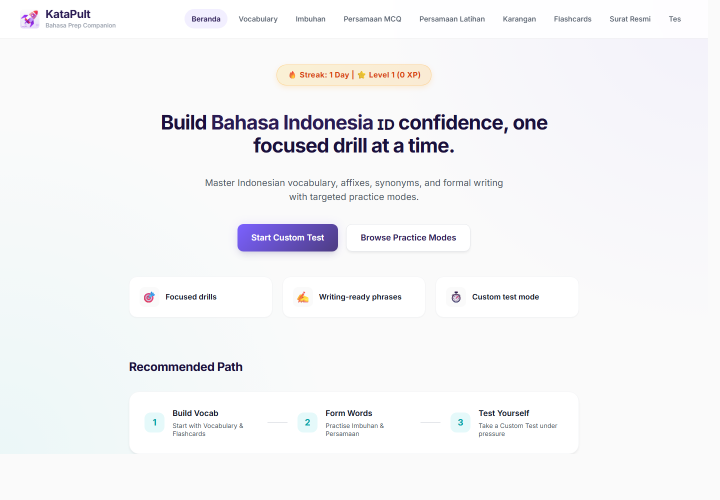
#> input picture award-demo-assets/01-home.png, 1440 x 1000 px (shown at 1/2 size); its folder holds 8 pictures in this run; the run also reads 1 picture not shown here
$ python create_professional_katapul_deck.py
#> lines starting #> are read from the running program, lines starting #| are printed output that depends on the picture
from pathlib import Path
from zipfile import ZipFile
import shutil

from PIL import Image, ImageDraw, ImageFont, ImageFilter
from pptx import Presentation
from pptx.dml.color import RGBColor
from pptx.enum.shapes import MSO_SHAPE
from pptx.enum.text import MSO_AUTO_SIZE, PP_ALIGN
from pptx.util import Inches, Pt

ROOT = Path(__file__).resolve().parents[1]
ASSETS = ROOT / "award-demo-assets"
PACKAGE = ROOT / "product-showcase-package"
SLIDE_DIR = PACKAGE / "katapult_professional_deck_slides"
PPTX_PATH = PACKAGE / "KataPult_Professional_Product_Deck_8slides.pptx"

W, H = 1600, 900

COL = {
    "bg": "#F7F9FC",
    "paper": "#FFFFFF",
    "navy": "#111827",
    "ink": "#172033",
    "muted": "#647084",
    "line": "#D9E0EA",
    "soft": "#EEF3F8",
    "lime": "#A6D83A",
    "cyan": "#36BDD3",
    "purple": "#6D5BD0",
    "amber": "#F5B84B",
}


def font(size, weight="regular"):
    paths = {
        "light": ["C:/Windows/Fonts/segoeuisl.ttf", "C:/Windows/Fonts/segoeuil.ttf", "C:/Windows/Fonts/calibril.ttf"],
        "regular": ["C:/Windows/Fonts/segoeui.ttf", "C:/Windows/Fonts/calibri.ttf", "C:/Windows/Fonts/arial.ttf"],
        "bold": ["C:/Windows/Fonts/segoeuib.ttf", "C:/Windows/Fonts/calibrib.ttf", "C:/Windows/Fonts/arialbd.ttf"],
    }
    for p in paths[weight]:
        if Path(p).exists():
            return ImageFont.truetype(p, size)
    return ImageFont.load_default()


F = {
    "kicker": font(17, "bold"),
    "display": font(56, "light"),
    "h1": font(44, "light"),
    "h2": font(28, "bold"),
    "body": font(22, "regular"),
    "body_b": font(22, "bold"),
    "small": font(17, "regular"),
    "small_b": font(17, "bold"),
    "tiny": font(13, "regular"),
    "metric": font(42, "bold"),
}


def rgb(hex_color):
    hex_color = hex_color.lstrip("#")
    return tuple(int(hex_color[i : i + 2], 16) for i in (0, 2, 4))


def rgba(hex_color, alpha=255):
    return rgb(hex_color) + (alpha,)


def rounded(draw, box, fill, outline=None, radius=22, width=1):
    draw.rounded_rectangle(box, radius=radius, fill=fill, outline=outline, width=width)


def text(draw, xy, value, fnt, fill, anchor=None):
    draw.text(xy, value, font=fnt, fill=fill, anchor=anchor)


def wrap_lines(draw, value, fnt, max_width):
    lines, cur = [], ""
    for word in str(value).split():
        candidate = (cur + " " + word).strip()
        if draw.textbbox((0, 0), candidate, font=fnt)[2] <= max_width:
            cur = candidate
        else:
            if cur:
                lines.append(cur)
            cur = word
    if cur:
        lines.append(cur)
    return lines


def para(draw, xy, value, fnt, fill, max_width, gap=7):
    x, y = xy
    for line in wrap_lines(draw, value, fnt, max_width):
        text(draw, (x, y), line, fnt, fill)
        y += fnt.size + gap
    return y


def shadow(layer, box, blur=18, alpha=45, radius=24):
    sh = Image.new("RGBA", layer.size, (0, 0, 0, 0))
    sd = ImageDraw.Draw(sh, "RGBA")
    sd.rounded_rectangle(box, radius=radius, fill=(15, 23, 42, alpha))
    sh = sh.filter(ImageFilter.GaussianBlur(blur))
    layer.alpha_composite(sh)


def base(slide_no, section):
    img = Image.new("RGBA", (W, H), rgba(COL["bg"]))
    d = ImageDraw.Draw(img, "RGBA")
    d.rectangle((0, 0, W, 88), fill=COL["navy"])
    d.rectangle((0, 88, W, 92), fill=COL["lime"])
    text(d, (76, 30), "KataPult", F["body_b"], COL["paper"])
    text(d, (204, 32), section, F["small"], "#B8C2D2")
    text(d, (W - 76, 32), f"{slide_no:02d}", F["small_b"], "#B8C2D2", anchor="ra")
    return img


def title_block(draw, kicker, title, subtitle=None, x=76, y=128, width=660):
    text(draw, (x, y), kicker.upper(), F["kicker"], COL["cyan"])
    y = para(draw, (x, y + 34), title, F["display"], COL["ink"], width, gap=5)
    if subtitle:
        para(draw, (x, y + 18), subtitle, F["body"], COL["muted"], width, gap=6)


def card(draw, box, title=None, body=None, accent=None):
    rounded(draw, box, COL["paper"], outline=COL["line"], radius=22)
    if accent:
        draw.rounded_rectangle((box[0] + 22, box[1] + 22, box[0] + 28, box[3] - 22), radius=3, fill=accent)
        tx = box[0] + 48
    else:
        tx = box[0] + 26
    if title:
        text(draw, (tx, box[1] + 22), title, F["body_b"], COL["ink"])
    if body:
        para(draw, (tx, box[1] + 58), body, F["small"], COL["muted"], box[2] - tx - 24, gap=4)


def metric(draw, box, value, label, note=None, accent=COL["lime"]):
    rounded(draw, box, COL["paper"], outline=COL["line"], radius=20)
    text(draw, (box[0] + 26, box[1] + 22), value, F["metric"], accent)
    text(draw, (box[0] + 26, box[1] + 72), label, F["small_b"], COL["ink"])
    if note:
        para(draw, (box[0] + 26, box[1] + 102), note, F["tiny"], COL["muted"], box[2] - box[0] - 52, gap=3)


def screenshot(name, size):
    im = Image.open(ASSETS / name).convert("RGBA")
    im.thumbnail(size)
    canvas = Image.new("RGBA", size, rgba(COL["paper"]))
    canvas.alpha_composite(im, ((size[0] - im.width) // 2, (size[1] - im.height) // 2))
    return canvas


def browser(layer, box, name):
    shadow(layer, box, blur=18, alpha=52, radius=26)
    d = ImageDraw.Draw(layer, "RGBA")
    rounded(d, box, COL["paper"], outline=COL["line"], radius=26)
    d.rounded_rectangle((box[0], box[1], box[2], box[1] + 44), radius=26, fill=COL["soft"])
    for i, c in enumerate(["#F16B6B", "#F5C445", "#4FD08B"]):
        d.ellipse((box[0] + 24 + i * 26, box[1] + 16, box[0] + 38 + i * 26, box[1] + 30), fill=c)
    d.rounded_rectangle((box[0] + 160, box[1] + 16, box[2] - 34, box[1] + 30), radius=7, fill="#DCE5EF")
    shot = screenshot(name, (box[2] - box[0] - 34, box[3] - box[1] - 58))
    layer.alpha_composite(shot, (box[0] + 17, box[1] + 52))


def formula(draw, box, title, body):
    rounded(draw, box, "#F2F7FB", outline=COL["line"], radius=18)
    text(draw, (box[0] + 24, box[1] + 20), title, F["small_b"], COL["ink"])
    para(draw, (box[0] + 24, box[1] + 52), body, F["tiny"], COL["muted"], box[2] - box[0] - 48, gap=4)


def slide_01():
    img = base(1, "Executive Summary")
    d = ImageDraw.Draw(img, "RGBA")
    title_block(d, "Product overview", "Bahasa I2 practice,\nstructured by component.", "KataPult helps learners move from scattered resources to targeted, repeatable practice.", width=690)
    browser(img, (870, 150, 1510, 620), "01-home.png")
    metric(d, (76, 520, 286, 675), "1,554*", "drill / daily pool", "Vocabulary + imbuhan + persamaan")
    metric(d, (316, 520, 526, 675), "971**", "custom-test bank", "Imbuhan + persamaan only")
    metric(d, (556, 520, 766, 675), "40++", "learners", "Across at least 4 entities")
    text(d, (76, 806), "* Drill pool excludes revision-only modules. ** Custom tests draw from question-form components.", F["tiny"], COL["muted"])
    return img


def slide_02():
    img = base(2, "Problem")
    d = ImageDraw.Draw(img, "RGBA")
    title_block(d, "Context", "The issue was not content.\nIt was practice quality.", "Useful material existed, but preparation was spread across notes, PDFs, screenshots, links, Quizlet sets and LLM prompts.", width=740)
    cols = [
        ("Scattered inputs", "Resources lived in separate places, making it hard to restart quickly."),
        ("Passive revision", "Reading and collecting examples did not force retrieval."),
        ("No shared visibility", "There was no easy way to see what was practised or where time was spent."),
    ]
    for i, (h, b) in enumerate(cols):
        x = 76 + i * 485
        card(d, (x, 545, x + 430, 725), h, b, accent=[COL["cyan"], COL["lime"], COL["amber"]][i])
    formula(d, (940, 190, 1488, 386), "Operational problem", "Each learner could prepare independently, but the organisation did not get a reusable practice surface or usage signal from that effort.")
    return img


def slide_03():
    img = base(3, "Solution Model")
    d = ImageDraw.Draw(img, "RGBA")
    title_block(d, "Workflow", "One repeatable practice loop.", "The app is organised around what a learner does in a short session.", width=640)
    steps = [
        ("1", "Choose component", "Vocabulary, imbuhan, persamaan, writing, surat rasmi or flashcards."),
        ("2", "Practise actively", "Answer targeted questions instead of rereading long notes."),
        ("3", "Review feedback", "See what to repeat and which weak area to revisit."),
        ("4", "Track usage", "Capture section visits and time spent as adoption evidence."),
    ]
    for i, (num, h, b) in enumerate(steps):
        x = 76 + (i % 2) * 390
        y = 420 + (i // 2) * 155
        rounded(d, (x, y, x + 54, y + 54), COL["lime"], radius=14)
        text(d, (x + 27, y + 27), num, F["small_b"], COL["navy"], anchor="mm")
        card(d, (x + 74, y - 8, x + 370, y + 120), h, b)
    browser(img, (910, 164, 1510, 650), "01-home.png")
    return img


def slide_04():
    img = base(4, "Practice Bank")
    d = ImageDraw.Draw(img, "RGBA")
    title_block(d, "Scale and definitions", "The numbers are counted\nby use case.", "This slide prevents the common confusion between total drill pool, custom-test bank and revision modules.", width=760)
    metric(d, (76, 395, 316, 555), "1,554*", "drill / daily pool", "583 vocabulary + 666 imbuhan + 305 persamaan")
    metric(d, (346, 395, 586, 555), "971**", "custom-test bank", "666 imbuhan + 305 persamaan")
    metric(d, (616, 395, 856, 555), "3", "revision surfaces", "Karangan phrases, surat rasmi and flashcards", accent=COL["cyan"])
    table_x, table_y = 940, 150
    rows = [
        ("Vocabulary", "583", "Drill / daily pool"),
        ("Imbuhan", "666", "Drill / daily + custom tests"),
        ("Persamaan", "305", "Drill / daily + custom tests"),
        ("Karangan", "297", "Writing phrases / revision"),
        ("Surat rasmi", "8 sections", "Templates and structure"),
        ("Flashcards", "23 sets", "Recall and review"),
    ]
    rounded(d, (table_x, table_y, 1500, 680), COL["paper"], outline=COL["line"], radius=22)
    text(d, (table_x + 28, table_y + 26), "Component", F["small_b"], COL["muted"])
    text(d, (table_x + 248, table_y + 26), "Scale", F["small_b"], COL["muted"])
    text(d, (table_x + 374, table_y + 26), "Use", F["small_b"], COL["muted"])
    for i, row in enumerate(rows):
        y = table_y + 72 + i * 62
        d.line((table_x + 24, y - 16, 1476, y - 16), fill=COL["line"], width=1)
        text(d, (table_x + 28, y), row[0], F["small_b"], COL["ink"])
        text(d, (table_x + 248, y), row[1], F["small_b"], COL["ink"])
        text(d, (table_x + 374, y), row[2], F["small"], COL["muted"])
    text(d, (76, 622), "* 583 + 666 + 305 = 1,554. ** 666 + 305 = 971.", F["body_b"], COL["ink"])
    para(d, (76, 662), "Karangan, surat rasmi and flashcards are shown separately because they are revision surfaces, not custom-test question banks.", F["small"], COL["muted"], 770, gap=5)
    return img


def slide_05():
    img = base(5, "Feature 1")
    d = ImageDraw.Draw(img, "RGBA")
    title_block(d, "Exam-skill modules", "Learners practise\nthe exact weak area.", "This is not a generic language app: each section maps to an I2-relevant practice need.", width=660)
    browser(img, (890, 144, 1510, 610), "04-persamaan.png")
    modules = [
        ("Vocabulary", "Meaning and usage", "583 items"),
        ("Imbuhan", "Word formation", "666 items"),
        ("Persamaan", "Synonym precision", "305 items"),
        ("Karangan", "Ready phrases", "297 phrases"),
        ("Surat rasmi", "Structure and tone", "8 sections"),
        ("Flashcards", "Recall and review", "23 sets"),
    ]
    for i, (h, b, m) in enumerate(modules):
        x = 76 + (i % 2) * 345
        y = 392 + (i // 2) * 120
        card(d, (x, y, x + 305, y + 94), h, f"{b}\n{m}", accent=COL["lime"] if h in {"Imbuhan", "Persamaan"} else COL["cyan"])
    return img


def slide_06():
    img = base(6, "Feature 2")
    d = ImageDraw.Draw(img, "RGBA")
    title_block(d, "Focused custom drills", "A weak area becomes\na short test.", "Custom tests use the 971-item bank from imbuhan and persamaan question items.", width=700)
    browser(img, (840, 132, 1510, 626), "06-test-setup.png")
    formula(d, (76, 392, 740, 484), "Custom-test math", "666 imbuhan items + 305 persamaan items = 971 custom-test items.")
    steps = [
        ("Choose", "Select imbuhan or persamaan."),
        ("Set length", "Run 5, 10 or 20 questions depending on available time."),
        ("Review", "Use mistakes to decide what to repeat next."),
    ]
    for i, (h, b) in enumerate(steps):
        x = 76 + i * 255
        card(d, (x, 540, x + 220, 690), h, b, accent=COL["lime"] if i == 1 else COL["cyan"])
    return img


def slide_07():
    img = base(7, "Feature 3")
    d = ImageDraw.Draw(img, "RGBA")
    title_block(d, "Daily practice and usage", "Keep sessions small.\nMake behaviour visible.", "Daily challenge draws from the 1,554-item pool; tracking records what users actually visit and practise.", width=760)
    browser(img, (890, 132, 1510, 626), "07-daily-challenge.png")
    metric(d, (76, 414, 286, 564), "10", "daily questions", "Small enough for a quick session")
    metric(d, (316, 414, 526, 564), "1,554*", "daily pool", "Vocabulary + imbuhan + persamaan")
    metric(d, (556, 414, 766, 564), "5-10", "minutes", "Designed around pockets of time")
    card(d, (76, 622, 766, 746), "What can be observed", "Section visits, time spent by section, total session duration, active days and adoption across entities.", accent=COL["cyan"])
    return img


def slide_08():
    img = base(8, "Demo and Value")
    d = ImageDraw.Draw(img, "RGBA")
    title_block(d, "How to present it", "Demo the learner flow,\nthen show the evidence.", "A clean 10-minute prep path, followed by the usage signal.", width=760)
    flow = [
        ("1", "Open dashboard", "Shows all practice paths in one place."),
        ("2", "Pick weak area", "Jump straight to vocabulary, imbuhan or persamaan."),
        ("3", "Run custom drill", "Turn a weak area into a short test."),
        ("4", "Check usage", "Show section and time tracking once enough data accumulates."),
    ]
    for i, (num, h, b) in enumerate(flow):
        y = 388 + i * 88
        rounded(d, (86, y, 126, y + 44), COL["lime"], radius=12)
        text(d, (106, y + 22), num, F["small_b"], COL["navy"], anchor="mm")
        text(d, (152, y), h, F["body_b"], COL["ink"])
        text(d, (152, y + 30), b, F["small"], COL["muted"])
    browser(img, (890, 132, 1510, 516), "01-home.png")
    metric(d, (890, 570, 1060, 716), "40++", "learners", "Known adoption signal")
    metric(d, (1085, 570, 1255, 716), "4+", "entities", "Cross-team use")
    metric(d, (1280, 570, 1510, 716), "Ready", "analytics", "Usage evidence as logging matures")
    return img


SLIDES = [
    ("01_executive_summary", slide_01),
    ("02_problem", slide_02),
    ("03_solution_loop", slide_03),
    ("04_practice_bank_math", slide_04),
    ("05_exam_modules", slide_05),
    ("06_custom_drills", slide_06),
    ("07_daily_usage", slide_07),
    ("08_demo_value", slide_08),
]


def save_slide(img, name):
    SLIDE_DIR.mkdir(parents=True, exist_ok=True)
    out = SLIDE_DIR / f"{name}.png"
    img.convert("RGB").save(out, quality=95)
    return out


def build_ppt(paths):
    prs = Presentation()
    prs.slide_width = Inches(13.333333)
    prs.slide_height = Inches(7.5)
    blank = prs.slide_layouts[6]

    def sx(px):
        return Inches(px / W * 13.333333)

    def sy(px):
        return Inches(px / H * 7.5)

    def pbox(box):
        x1, y1, x2, y2 = box
        return sx(x1), sy(y1), sx(x2 - x1), sy(y2 - y1)

    def ppt_color(hex_color):
        return RGBColor(*rgb(hex_color))

    # [16 lines left out: functions style_shape, rect, not called in this run]

    def oval(slide, box, fill):
        shp = slide.shapes.add_shape(MSO_SHAPE.OVAL, *pbox(box))
        return style_shape(shp, fill)

    # [212 lines left out: functions add_text, base_native, title_native, card_native, metric_native, formula_native and 10 more, not called in this run]

    for builder in [
        build_slide_01,
        build_slide_02,
        build_slide_03,
        build_slide_04,
        build_slide_05,
        build_slide_06,
        build_slide_07,
        build_slide_08,
    ]:
        builder()

    prs.save(PPTX_PATH)


def main():
    if SLIDE_DIR.exists():
        shutil.rmtree(SLIDE_DIR)
    paths = [save_slide(factory(), name) for name, factory in SLIDES]
#> in shadow, `sh = Image.new("RGBA", layer.size, (0, 0, 0, 0))`: sh: PIL image 1600x900 RGBA; every value is 0
#> in screenshot, `canvas = Image.new("RGBA", size, rgba(COL["paper"]))`: canvas: PIL image 606x412 RGBA; every value is 255
#> call 2 of shadow, with box = (910, 164, 1510, 650), blur = 18, alpha = 52, radius = 26
#> in shadow (call 2), `sh = sh.filter(ImageFilter.GaussianBlur(blur))`:
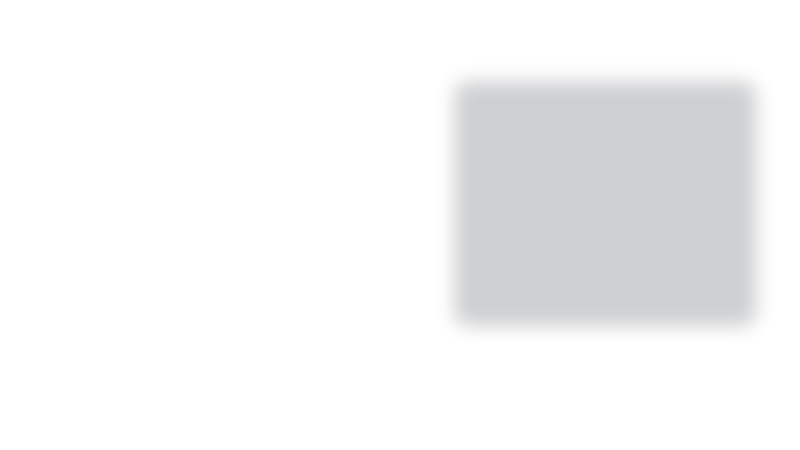
#> sh: PIL image 1600x900 RGBA (shown at 1/2 size); mean R, G, B, A 3, 4.7, 8.5, 10.5; transparent parts drawn white
#> call 2 of screenshot, with name = '01-home.png', size = (566, 428)
#> in screenshot (call 2), `canvas = Image.new("RGBA", size, rgba(COL["paper"]))`: canvas: PIL image 566x428 RGBA; every value is 255
#> in screenshot (call 2), `canvas.alpha_composite(im, ((size[0] - im.width) // 2, (size[1] - im.h..`:
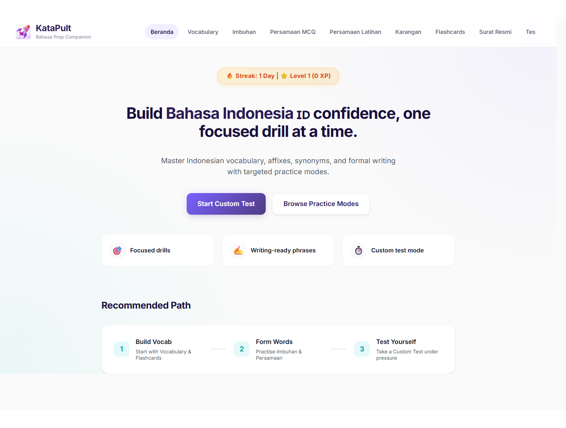
#> canvas: PIL image 566x428 RGBA; mean R, G, B, A 244.9, 245.1, 246.9, 255
#> call 4 of save_slide, with name = '04_practice_bank_math'
#> in save_slide (call 4), `img.convert("RGB").save(out, quality=95)`:
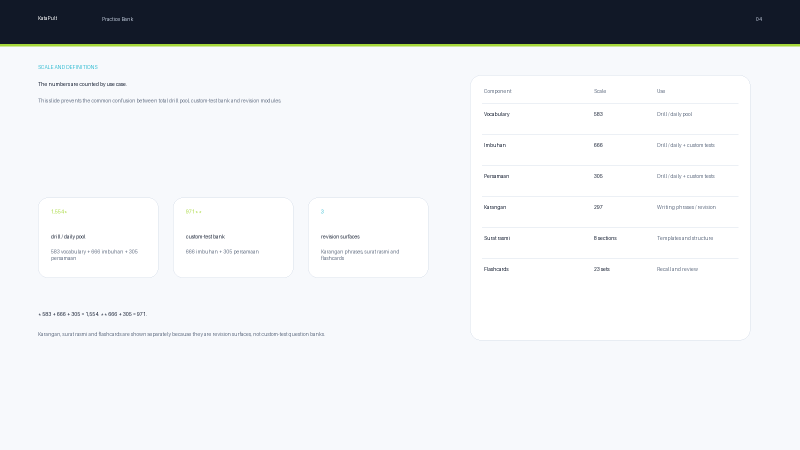
#> saved as 04_practice_bank_math.png: PIL image 1600x900 RGB (shown at 1/2 size); mean R, G, B 225.2, 227.5, 230.1
#> call 3 of screenshot, with name = '04-persamaan.png', size = (586, 408)
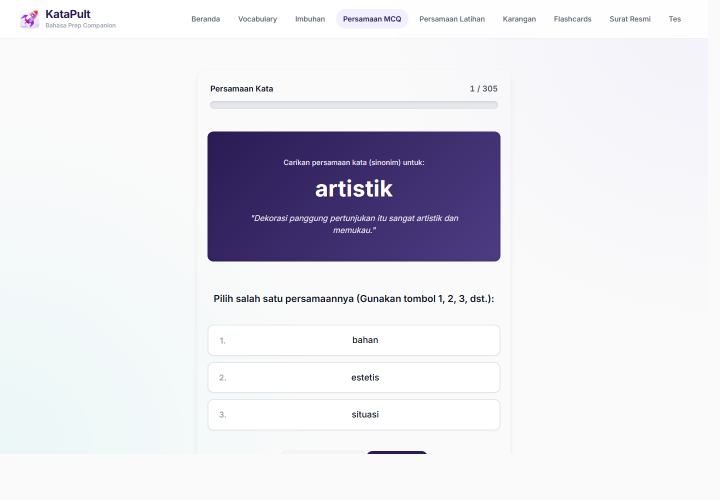
#> input picture award-demo-assets/04-persamaan.png, 1440 x 1000 px (shown at 1/2 size)
#> in screenshot (call 3), `canvas = Image.new("RGBA", size, rgba(COL["paper"]))`: canvas: PIL image 586x408 RGBA; every value is 255
#> in save_slide (call 5), `img.convert("RGB").save(out, quality=95)`:
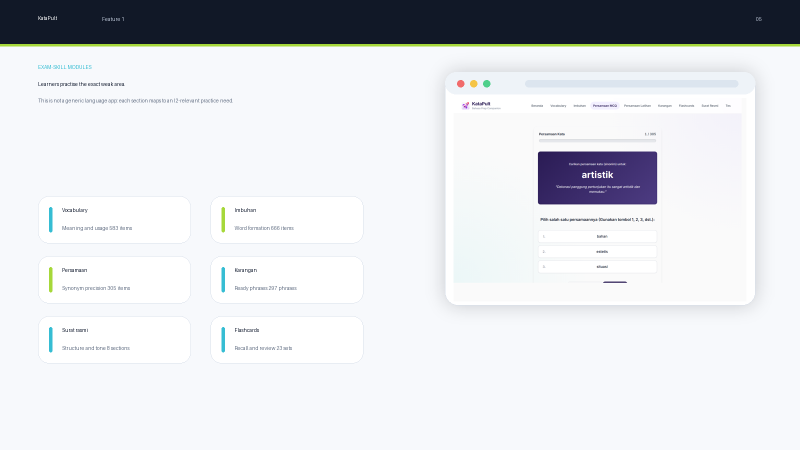
#> saved as 05_exam_modules.png: PIL image 1600x900 RGB (shown at 1/2 size); mean R, G, B 220.4, 222.7, 226.3
#> call 4 of screenshot, with name = '06-test-setup.png', size = (636, 436)
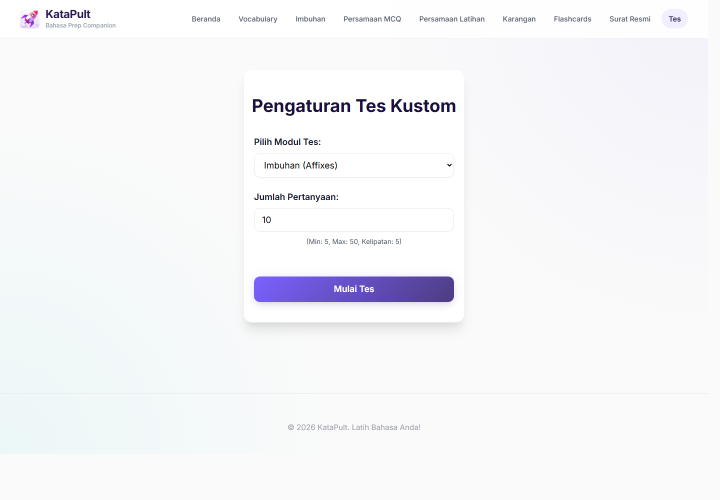
#> input picture award-demo-assets/06-test-setup.png, 1440 x 1000 px (shown at 1/2 size)
#> in screenshot (call 4), `canvas = Image.new("RGBA", size, rgba(COL["paper"]))`: canvas: PIL image 636x436 RGBA; every value is 255
#> in save_slide (call 6), `img.convert("RGB").save(out, quality=95)`:
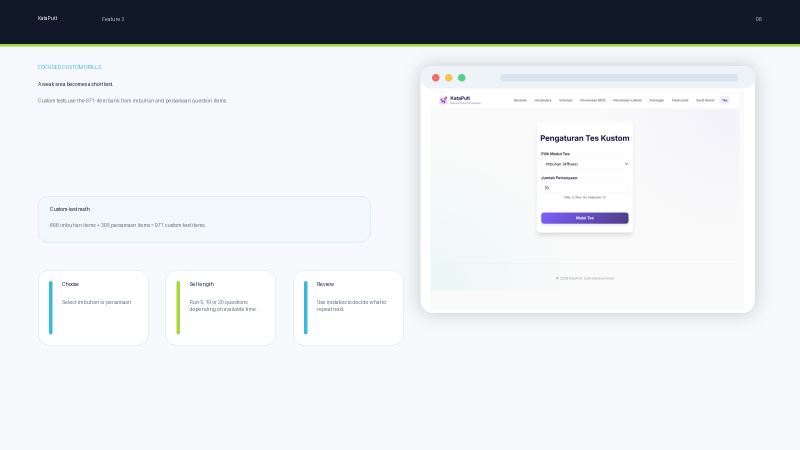
#> saved as 06_custom_drills.png: PIL image 1600x900 RGB (shown at 1/2 size); mean R, G, B 222.6, 225.3, 228.3
    build_ppt(paths)
#> (the call stopped at in build_ppt, `prs = Presentation()`: pptx is not available in this run)
#> (the run stopped early here; a loop or call above may not have finished)
